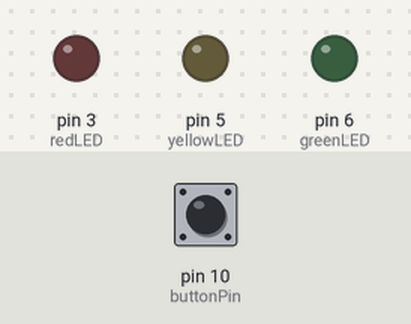
Recording of a sketch running on a simulated Arduino Uno, built with avr-gcc and run on an emulated ATmega328P. On the bench: output pins drawn as LEDs (lit = HIGH). The inputs (shaded band) are chosen by the test bench; at power-on: pin 10 (buttonPin) LOW.

Above: at 1.2 s.
1.3 s: pin 10 (buttonPin) pulled HIGH for 0.15 s
At 3.3 s:
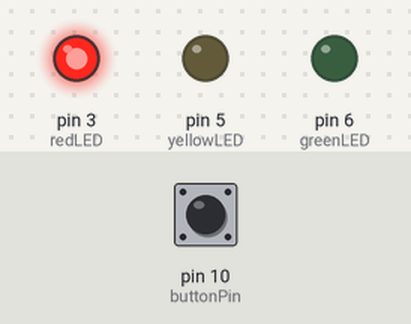
4.4 s: pin 10 (buttonPin) pulled HIGH for 1 s
At 5.3 s:
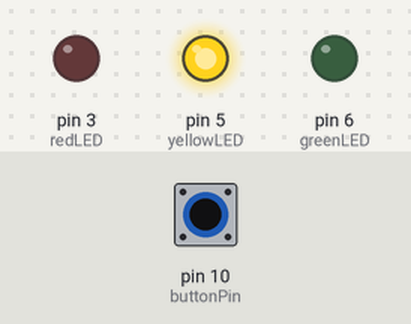
6.9 s: pin 10 (buttonPin) pulled HIGH for 0.15 s
At 8.8 s:
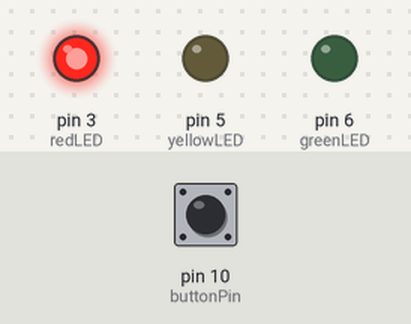
10.0 s: pin 10 (buttonPin) pulled HIGH for 3.2 s
At 11.9 s:
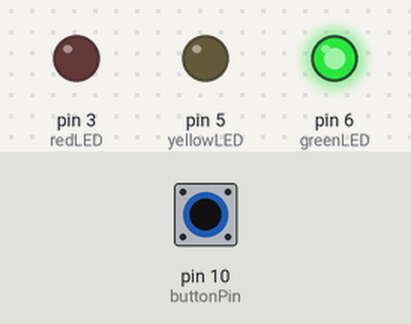
Timing chart, 0 to 14.8 s (numbered marks = the images above; inputs shaded):
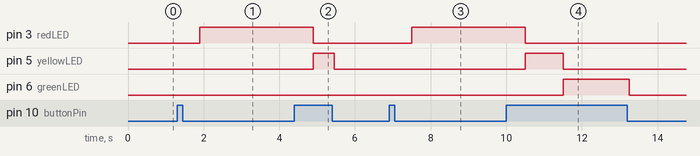

Measured:
- after the input at 1.3 s, pin 3 (redLED): LOW → HIGH after 0.60 s
- after the input at 4.4 s, pin 6 (greenLED): stays LOW (without the input it goes to HIGH after 1.5 s)
- after the input at 6.9 s, pin 3 (redLED): LOW → HIGH after 0.60 s
- after the input at 10.0 s, pin 3 (redLED): goes on until 10.5 s, then stays LOW

The sketch:

exercise2_short_long_double_press.ino.ino
```cpp
const int buttonPin = 10;

const int redLED = 3;
const int yellowLED = 5;
const int greenLED = 6;

const unsigned long longPressLength = 1000;  // 1 second
const unsigned long doubleClickGap = 400;    // 0.4 second
const unsigned long debounceDelay = 50;

bool lastButtonState = LOW;
bool buttonState = LOW;

unsigned long buttonDownTime = 0;
unsigned long lastButtonChange = 0;
unsigned long firstClickTime = 0;

int numberOfClicks = 0;

bool stoplightMode = false;
bool discoMode = false;

unsigned long lightTimer = 0;
int stoplightStep = 0;
int discoStep = 0;

void setup() {
  pinMode(buttonPin, INPUT);

  pinMode(redLED, OUTPUT);
  pinMode(yellowLED, OUTPUT);
  pinMode(greenLED, OUTPUT);

  allLightsOff();
}

void loop() {
  checkButton();
  updateLights();
}

void checkButton() {
  bool reading = digitalRead(buttonPin);
  unsigned long currentTime = millis();

  // Debounce: ignore fast electrical noise from the button
  if (reading != lastButtonState) {
    lastButtonChange = currentTime;
  }

  if (currentTime - lastButtonChange > debounceDelay) {

    // Detect a real state change
    if (reading != buttonState) {
      buttonState = reading;

      // Button has just been pressed
      if (buttonState == HIGH) {
        buttonDownTime = currentTime;
      }

      // Button has just been released
      if (buttonState == LOW) {
        unsigned long pressTime = currentTime - buttonDownTime;

        // Long press: 1 second or longer
        if (pressTime >= longPressLength) {
          longPress();
          numberOfClicks = 0;
        }

        // Short press: less than 1 second
        else {
          numberOfClicks++;

          // First click: start waiting for a possible second click
          if (numberOfClicks == 1) {
            firstClickTime = currentTime;
          }

          // Second click: double press
          else if (numberOfClicks == 2) {
            doublePress();
            numberOfClicks = 0;
          }
        }
      }
    }
  }

  // If only one click occurred and the double-click time expires,
  // treat it as a short press.
  if (numberOfClicks == 1 &&
      currentTime - firstClickTime > doubleClickGap) {

    shortPress();
    numberOfClicks = 0;
  }

  lastButtonState = reading;
}

void shortPress() {
  // Short press starts stoplight mode
  stoplightMode = true;
  discoMode = false;

  stoplightStep = 0;
  lightTimer = millis();
}

void doublePress() {
  // Double press starts disco mode
  discoMode = true;
  stoplightMode = false;

  discoStep = 0;
  lightTimer = millis();
}

void longPress() {
  // Long press turns every LED off
  stoplightMode = false;
  discoMode = false;

  allLightsOff();
}

void updateLights() {
  if (stoplightMode == true) {
    runStoplight();
  }

  if (discoMode == true) {
    runDisco();
  }
}

void runStoplight() {
  unsigned long currentTime = millis();

  // Red for 3 seconds
  if (stoplightStep == 0) {
    digitalWrite(redLED, HIGH);
    digitalWrite(yellowLED, LOW);
    digitalWrite(greenLED, LOW);

    if (currentTime - lightTimer >= 3000) {
      stoplightStep = 1;
      lightTimer = currentTime;
    }
  }

  // Yellow for 1 second
  else if (stoplightStep == 1) {
    digitalWrite(redLED, LOW);
    digitalWrite(yellowLED, HIGH);
    digitalWrite(greenLED, LOW);

    if (currentTime - lightTimer >= 1000) {
      stoplightStep = 2;
      lightTimer = currentTime;
    }
  }

  // Green for 3 seconds
  else if (stoplightStep == 2) {
    digitalWrite(redLED, LOW);
    digitalWrite(yellowLED, LOW);
    digitalWrite(greenLED, HIGH);

    if (currentTime - lightTimer >= 3000) {
      stoplightStep = 0;
      lightTimer = currentTime;
    }
  }
}

void runDisco() {
  unsigned long currentTime = millis();

  // Change to a new LED every 150 milliseconds
  if (currentTime - lightTimer >= 150) {
    lightTimer = currentTime;

    allLightsOff();

    if (discoStep == 0) {
      digitalWrite(redLED, HIGH);
    }

    else if (discoStep == 1) {
      digitalWrite(yellowLED, HIGH);
    }

    else if (discoStep == 2) {
      digitalWrite(greenLED, HIGH);
    }

    discoStep++;

    if (discoStep > 2) {
      discoStep = 0;
    }
  }
}

void allLightsOff() {
  digitalWrite(redLED, LOW);
  digitalWrite(yellowLED, LOW);
  digitalWrite(greenLED, LOW);
}
```
